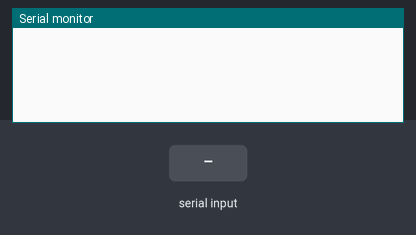
A sketch run on a simulated ESP32. On the bench: the last lines printed to the serial monitor. The inputs (shaded band) are chosen by the test bench.

Above: at 1.2 s.
1.3 s: "C\n" received over the second serial link
At 2.1 s:
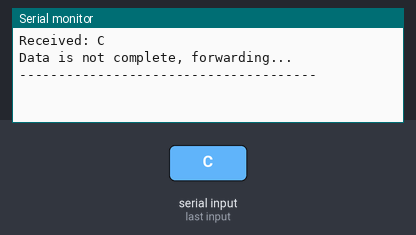
2.8 s: "1\n" received over the second serial link
At 3.2 s:
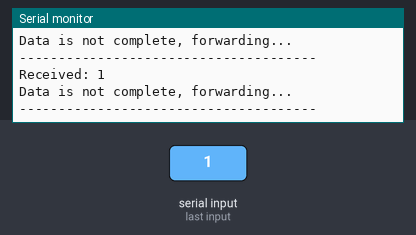

The sketch:

UART_Exit_Node.ino
```cpp
#include <Arduino.h>

// Define UART Pins
#define TX_Pin_1 17 // Send to the Right         Physical Pin 28
#define RX_Pin_1 16 // Receive from the Right    Physical Pin 27
#define TX_Pin_2 25 // Send to Left              Physical Pin 9
#define RX_Pin_2 26 // Receive from Left         Physical Pin 10

char label = 'T';

void setup() {
    Serial.begin(115200);
    Serial1.begin(9600, SERIAL_8N1, TX_Pin_2, RX_Pin_2);
    Serial2.begin(9600, SERIAL_8N1, TX_Pin_1, RX_Pin_1);
}

void loop() {
    if (Serial1.available()) { // Checking from the left side
        String receivedMessage = Serial1.readStringUntil('\n');
        receivedMessage.trim();  // Remove extra spaces and newlines
        Serial.println("Received: " + receivedMessage);

        String data_message = checkMessage(receivedMessage, 0);
        String node_num = checkMessage(receivedMessage, 1);
        String data_status = checkMessage(receivedMessage, 2);

        if (data_status == "C") {  // Check if data is complete
            Serial.println("Data from node " + node_num + " is complete. Sending to server...");
            Serial2.println("ACK");  // Send acknowledgment
        } else {
            Serial.println("Data is not complete, forwarding...");
            Serial2.println(receivedMessage);
        }

        Serial.println("--------------------------------------");
    }
}

// Function to parse message components
String checkMessage(String data, int index) {
    int start = 0;
    char delimiter = ':';
    int end = data.indexOf(delimiter);
    int count = 0;

    while (end != -1) {
        if (count == index) {
            String result = data.substring(start, end); // Store in a variable
            result.trim(); // Trim the extracted substring
            return result;
        }
        start = end + 1;
        end = data.indexOf(delimiter, start);
        count++;
    }

    if (count == index) {
        String result = data.substring(start); // Store in a variable
        result.trim(); // Trim the extracted substring
        return result;
    }

    return "";  // If index is out of range, return an empty string
}
```

Measured:
- after the input at 1.3 s, the serial monitor: prints a new line at once (image 1)
- after the input at 2.8 s, the serial monitor: prints a new line at once (image 2)
